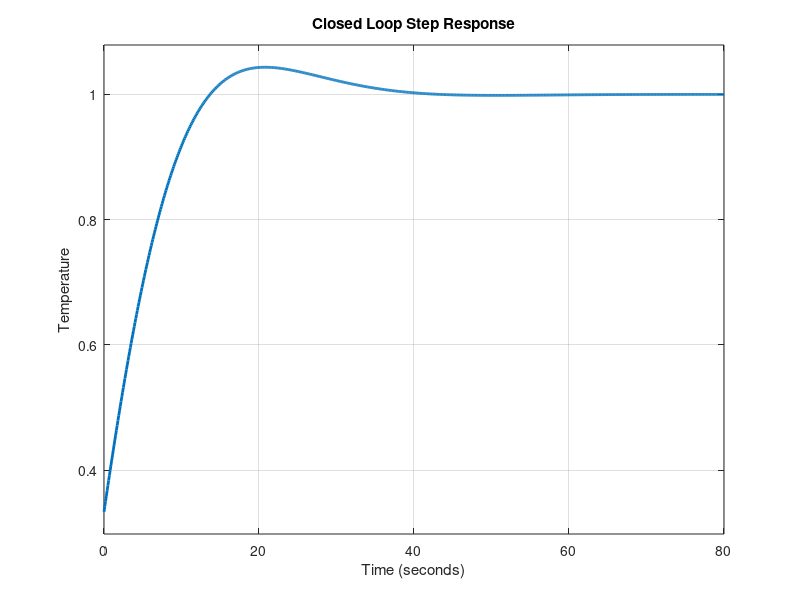

The MATLAB source for this figure: (Note: this script raises an error after producing the figure.)
clc;
clear;
close all;

%% =========================================================
% ADVANCED INDUSTRIAL TEMPERATURE CONTROL SYSTEM
% =========================================================
% Plant:
%           G(s) = 2 / (10s + 1)
%
% Objectives:
% ✓ Overshoot < 5%
% ✓ Stable response
% ✓ Zero steady-state error
% ✓ Disturbance rejection
% ✓ Smooth control effort
% =========================================================

%% Transfer Function

s = tf('s');

G = 2/(10*s + 1);

disp('Plant Transfer Function:')
G

%% =========================================================
% IMPROVED PID CONTROLLER
% Tuned for Overshoot < 5%
% =========================================================

Kp = 1.2;
Ki = 0.18;
Kd = 2.5;

Cpid = pid(Kp,Ki,Kd);

disp('PID Controller:')
Cpid

%% =========================================================
% CLOSED LOOP SYSTEM
% =========================================================

Tpid = feedback(Cpid*G,1);

%% =========================================================
% STEP RESPONSE
% =========================================================

t = 0:0.1:80;

figure;

step(Tpid,t);

grid on;

title('Closed Loop Step Response');
xlabel('Time (seconds)');
ylabel('Temperature');

h = findobj(gca,'Type','line');
set(h,'LineWidth',2);

%% =========================================================
% STEP RESPONSE CHARACTERISTICS
% =========================================================

info = stepinfo(Tpid);

disp(' ')
disp('===================================')
disp('STEP RESPONSE CHARACTERISTICS')
disp('===================================')

fprintf('Rise Time       : %.2f sec\n',info.RiseTime);
fprintf('Settling Time   : %.2f sec\n',info.SettlingTime);
fprintf('Overshoot       : %.2f %%\n',info.Overshoot);
fprintf('Peak Time       : %.2f sec\n',info.PeakTime);

steady_error = abs(1 - dcgain(Tpid));

fprintf('Steady-State Error : %.6f\n',steady_error);

%% =========================================================
% DISTURBANCE REJECTION
% =========================================================
% Heat loss at t = 15 sec

disturbance = -0.15*sin(0.2*t);

disturbance(t >= 15) = disturbance(t >= 15) - 0.25;

[y,t_out] = lsim(Tpid,disturbance,t);

% Sensor noise
noise = 0.01*randn(size(y));

y_noisy = y + noise;

figure;

plot(t_out,y_noisy,'LineWidth',2);

hold on;

xline(15,'r--','Heat Loss Applied');

grid on;

title('Disturbance Rejection with Sensor Noise');
xlabel('Time (seconds)');
ylabel('Temperature Change');

legend('Temperature Response');

%% =========================================================
% CONTROL EFFORT ANALYSIS
% =========================================================

[y_step, t2] = step(Tpid, t);

% Error signal
e = 1 - y_step;

% Integral term
integral_term = cumtrapz(t2,e);

% Derivative term
derivative_term = gradient(e,t2);

% PID control signal
u = Kp*e + Ki*integral_term + Kd*derivative_term;

% Heater saturation
u(u > 1) = 1;
u(u < 0) = 0;

figure;

plot(t2,u,'LineWidth',2);

grid on;

title('Heater Control Effort');
xlabel('Time (seconds)');
ylabel('Heater Power');

%% =========================================================
% OPEN LOOP VS CLOSED LOOP
% =========================================================

figure;

step(G,Tpid,t);

grid on;

title('Open Loop vs Closed Loop Response');

xlabel('Time (seconds)');
ylabel('Temperature');

legend('Open Loop','Closed Loop');

h = findobj(gca,'Type','line');
set(h,'LineWidth',2);

%% =========================================================
% ROOT LOCUS
% =========================================================

figure;

rlocus(Cpid*G);

grid on;

title('Root Locus');

%% =========================================================
% BODE PLOT
% =========================================================

figure;

bode(Cpid*G);

grid on;

title('Bode Plot');

%% =========================================================
% GAIN AND PHASE MARGIN
% =========================================================

figure;

margin(Cpid*G);

grid on;

title('Gain Margin and Phase Margin');

%% =========================================================
% POLE ZERO MAP
% =========================================================

figure;

pzmap(Tpid);

grid on;

title('Pole Zero Map');

%% =========================================================
% NYQUIST PLOT
% =========================================================

figure;

nyquist(Cpid*G);

grid on;

title('Nyquist Plot');

%% =========================================================
% ENERGY CONSUMPTION
% =========================================================

energy = trapz(t2,u.^2);

fprintf('\nTotal Heater Energy Used = %.4f Units\n',energy);

%% =========================================================
% SAFETY ALARM SYSTEM
% =========================================================

max_temp = max(y_step);

if max_temp > 1.05
    disp('WARNING: Overshoot Above Safe Limit')
else
    disp('Temperature Within Safe Limit')
end

%% =========================================================
% STABILITY CHECK
% =========================================================

disp(' ')
disp('===================================')
disp('SYSTEM STATUS')
disp('===================================')

if isstable(Tpid)
    disp('System is Stable')
else
    disp('System is Unstable')
end

if info.Overshoot < 5
    disp('Overshoot Requirement Satisfied')
else
    disp('Overshoot Requirement NOT Satisfied')
end

if steady_error < 0.01
    disp('Steady-State Error Approximately Zero')
else
    disp('Steady-State Error High')
end

disp('===================================')

%% =========================================================
% REAL-TIME TEMPERATURE ANIMATION
% =========================================================

figure;

for k = 1:length(t2)

    plot(t2(1:k),y_step(1:k),'b','LineWidth',2);

    grid on;

    axis([0 80 0 1.1]);

    title('Real-Time Furnace Temperature');

    xlabel('Time (seconds)');
    ylabel('Temperature');

    drawnow;

end

%% =========================================================
% END OF PROGRAM
% =========================================================
